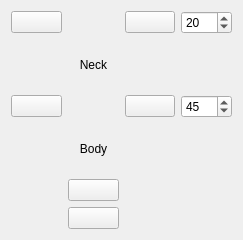
        <widget class="QWidget" name="layoutWidget">
         <property name="geometry">
          <rect>
           <x>30</x>
           <y>10</y>
           <width>243</width>
           <height>240</height>
          </rect>
         </property>
         <layout class="QGridLayout" name="gridLayout_4">
          <item row="5" column="2">
           <spacer name="horizontalSpacer_6">
            <property name="orientation">
             <enum>Qt::Horizontal</enum>
            </property>
            <property name="sizeHint" stdset="0">
             <size>
              <width>40</width>
              <height>20</height>
             </size>
            </property>
           </spacer>
          </item>
          <item row="5" column="5">
           <spacer name="horizontalSpacer_10">
            <property name="orientation">
             <enum>Qt::Horizontal</enum>
            </property>
            <property name="sizeHint" stdset="0">
             <size>
              <width>40</width>
              <height>20</height>
             </size>
            </property>
           </spacer>
          </item>
          <item row="4" column="5">
           <spacer name="horizontalSpacer_4">
            <property name="orientation">
             <enum>Qt::Horizontal</enum>
            </property>
            <property name="sizeHint" stdset="0">
             <size>
              <width>40</width>
              <height>20</height>
             </size>
            </property>
           </spacer>
          </item>
          <item row="4" column="2">
           <spacer name="horizontalSpacer_3">
            <property name="orientation">
             <enum>Qt::Horizontal</enum>
            </property>
            <property name="sizeHint" stdset="0">
             <size>
              <width>40</width>
              <height>20</height>
             </size>
            </property>
           </spacer>
          </item>
          <item row="0" column="4">
           <widget class="QPushButton" name="btncwNeck">
            <property name="text">
             <string/>
            </property>
            <property name="icon">
             <iconset resource="../icons/resources.qrc">
              <normaloff>:/new/icons/rotatecw.png</normaloff>:/new/icons/rotatecw.png</iconset>
            </property>
            <property name="iconSize">
             <size>
              <width>32</width>
              <height>32</height>
             </size>
            </property>
           </widget>
          </item>
          <item row="2" column="3">
           <spacer name="horizontalSpacer_8">
            <property name="orientation">
             <enum>Qt::Horizontal</enum>
            </property>
            <property name="sizeHint" stdset="0">
             <size>
              <width>40</width>
              <height>20</height>
             </size>
            </property>
           </spacer>
          </item>
          <item row="2" column="4">
           <widget class="QPushButton" name="btncw">
            <property name="text">
             <string/>
            </property>
            <property name="icon">
             <iconset resource="../icons/resources.qrc">
              <normaloff>:/new/icons/rotatecw.png</normaloff>:/new/icons/rotatecw.png</iconset>
            </property>
            <property name="iconSize">
             <size>
              <width>32</width>
              <height>32</height>
             </size>
            </property>
           </widget>
          </item>
          <item row="4" column="4">
           <spacer name="horizontalSpacer_9">
            <property name="orientation">
             <enum>Qt::Horizontal</enum>
            </property>
            <property name="sizeHint" stdset="0">
             <size>
              <width>17</width>
              <height>20</height>
             </size>
            </property>
           </spacer>
          </item>
          <item row="0" column="5">
           <widget class="QSpinBox" name="spinBoxNecRotate">
            <property name="value">
             <number>20</number>
            </property>
           </widget>
          </item>
          <item row="1" column="4">
           <spacer name="horizontalSpacer_2">
            <property name="orientation">
             <enum>Qt::Horizontal</enum>
            </property>
            <property name="sizeHint" stdset="0">
             <size>
              <width>40</width>
              <height>20</height>
             </size>
            </property>
           </spacer>
          </item>
          <item row="5" column="4">
           <spacer name="horizontalSpacer_5">
            <property name="orientation">
             <enum>Qt::Horizontal</enum>
            </property>
            <property name="sizeHint" stdset="0">
             <size>
              <width>40</width>
              <height>20</height>
             </size>
            </property>
           </spacer>
          </item>
          <item row="0" column="2">
           <widget class="QPushButton" name="btnccwNeck">
            <property name="text">
             <string/>
            </property>
            <property name="icon">
             <iconset resource="../icons/resources.qrc">
              <normaloff>:/new/icons/rotateccw.png</normaloff>:/new/icons/rotateccw.png</iconset>
            </property>
            <property name="iconSize">
             <size>
              <width>32</width>
              <height>32</height>
             </size>
            </property>
           </widget>
          </item>
          <item row="0" column="3">
           <spacer name="horizontalSpacer_11">
            <property name="orientation">
             <enum>Qt::Horizontal</enum>
            </property>
            <property name="sizeHint" stdset="0">
             <size>
              <width>40</width>
              <height>20</height>
             </size>
            </property>
           </spacer>
          </item>
          <item row="4" column="3">
           <widget class="QPushButton" name="btnfwd">
            <property name="text">
             <string/>
            </property>
            <property name="icon">
             <iconset resource="../icons/resources.qrc">
              <normaloff>:/new/icons/forwardarrow.png</normaloff>:/new/icons/forwardarrow.png</iconset>
            </property>
            <property name="iconSize">
             <size>
              <width>32</width>
              <height>32</height>
             </size>
            </property>
           </widget>
          </item>
          <item row="1" column="2">
           <spacer name="horizontalSpacer">
            <property name="orientation">
             <enum>Qt::Horizontal</enum>
            </property>
            <property name="sizeHint" stdset="0">
             <size>
              <width>40</width>
              <height>20</height>
             </size>
            </property>
           </spacer>
          </item>
          <item row="2" column="5">
           <widget class="QSpinBox" name="spinBoxBodyRotate">
            <property name="value">
             <number>45</number>
            </property>
           </widget>
          </item>
          <item row="1" column="5">
           <spacer name="horizontalSpacer_7">
            <property name="orientation">
             <enum>Qt::Horizontal</enum>
            </property>
            <property name="sizeHint" stdset="0">
             <size>
              <width>40</width>
              <height>20</height>
             </size>
            </property>
           </spacer>
          </item>
          <item row="5" column="3">
           <widget class="QPushButton" name="btnrev">
            <property name="text">
             <string/>
            </property>
            <property name="icon">
             <iconset resource="../icons/resources.qrc">
              <normaloff>:/new/icons/backwardarrow.png</normaloff>:/new/icons/backwardarrow.png</iconset>
            </property>
            <property name="iconSize">
             <size>
              <width>32</width>
              <height>32</height>
             </size>
            </property>
           </widget>
          </item>
          <item row="2" column="2">
           <widget class="QPushButton" name="btnccw">
            <property name="text">
             <string/>
            </property>
            <property name="icon">
             <iconset resource="../icons/resources.qrc">
              <normaloff>:/new/icons/rotateccw.png</normaloff>:/new/icons/rotateccw.png</iconset>
            </property>
            <property name="iconSize">
             <size>
              <width>32</width>
              <height>32</height>
             </size>
            </property>
           </widget>
          </item>
          <item row="3" column="3">
           <widget class="QLabel" name="label_11">
            <property name="text">
             <string>Body</string>
            </property>
            <property name="alignment">
             <set>Qt::AlignCenter</set>
            </property>
           </widget>
          </item>
          <item row="1" column="3">
           <widget class="QLabel" name="label_12">
            <property name="text">
             <string>Neck</string>
            </property>
            <property name="alignment">
             <set>Qt::AlignCenter</set>
            </property>
           </widget>
          </item>
          <item row="3" column="2">
           <spacer name="horizontalSpacer_12">
            <property name="orientation">
             <enum>Qt::Horizontal</enum>
            </property>
            <property name="sizeHint" stdset="0">
             <size>
              <width>40</width>
              <height>20</height>
             </size>
            </property>
           </spacer>
          </item>
          <item row="3" column="4">
           <spacer name="horizontalSpacer_13">
            <property name="orientation">
             <enum>Qt::Horizontal</enum>
            </property>
            <property name="sizeHint" stdset="0">
             <size>
              <width>40</width>
              <height>20</height>
             </size>
            </property>
           </spacer>
          </item>
          <item row="3" column="5">
           <spacer name="horizontalSpacer_14">
            <property name="orientation">
             <enum>Qt::Horizontal</enum>
            </property>
            <property name="sizeHint" stdset="0">
             <size>
              <width>40</width>
              <height>20</height>
             </size>
            </property>
           </spacer>
          </item>
         </layout>
        </widget>
